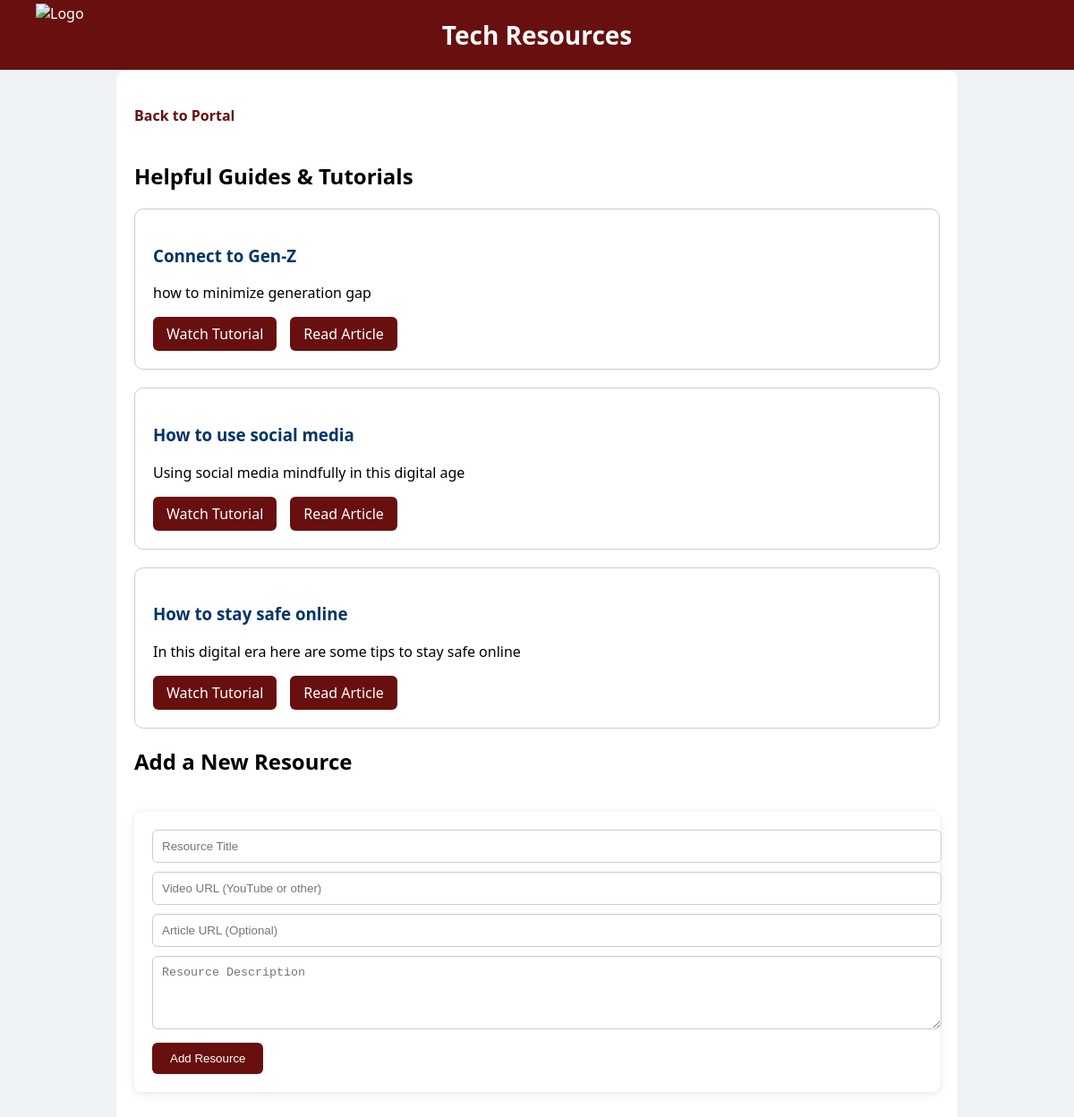
The app's page /Project/parents.TechResour.php with its own data.
### tables this page shows
CREATE TABLE `tech_resources` (
  `id` int(11) NOT NULL,
  `title` varchar(255) NOT NULL,
  `video_url` varchar(255) NOT NULL,
  `article_url` varchar(255) DEFAULT NULL,
  `description` text DEFAULT NULL,
  `created_at` timestamp NOT NULL DEFAULT current_timestamp()
);

### Project/parents.TechResour.php (the view, shortened to what this page needs)
<?php
$host = "localhost";
$user = "u655850112_site";
$pass = "Q0jAJnA][";
$db = "u655850112_site";
$conn = new mysqli($host, $user, $pass, $db);
$sql = "SELECT * FROM tech_resources ORDER BY created_at DESC";
$result = $conn->query($sql);
?>
<!DOCTYPE html>
<html lang="en">
<head>
</head>
<body>
    <header>
        <div class="header-left">
          <img src="./Images/logo0.png" alt="Logo" />
        </div>
        <h1 class="header-title">Tech Resources</h1>
    </header>
    <main>
    <a href="parentshub.html" class="back-link"
      ><i class="bi bi-arrow-left"></i> Back to Portal</a
    >
        <h2>Helpful Guides & Tutorials</h2>
        <?php while ($row = $result->fetch_assoc()): ?>
        <div class="resource">
            <h3><a href="<?= htmlspecialchars($row['video_url']) ?>" target="_blank"><?= htmlspecialchars($row['title']) ?></a></h3>
            <p><?= nl2br(htmlspecialchars($row['description'])) ?></p>
            <div class="resource-links">
                <a href="<?= htmlspecialchars($row['video_url']) ?>" target="_blank">Watch Tutorial</a>
                <?php if (!empty($row['article_url'])): ?>
                <a href="<?= htmlspecialchars($row['article_url']) ?>" target="_blank">Read Article</a>
                <?php endif; ?>
            </div>
        </div>
        <?php endwhile; ?>
        <h2>Add a New Resource</h2>
        <form method="POST">
            <input type="text" name="title" placeholder="Resource Title" required>
            <input type="url" name="video_url" placeholder="Video URL (YouTube or other)" required>
            <input type="url" name="article_url" placeholder="Article URL (Optional)">
            <textarea name="description" placeholder="Resource Description" rows="4" required></textarea>
            <button type="submit">Add Resource</button>
        </form>
    </main>
</body>
</html>

### Project/parents.TechResour.php (style rules this page uses)
body { font-family: 'Segoe UI', sans-serif; margin: 0; background: #eef2f7; }
header { background-color: #680f0f; color: white; padding: 20px 40px; display: flex; align-items: center; justify-content: center; position: relative; }
.header-left { position: absolute; left: 40px; display: flex; align-items: center; }
.header-left img { height: 70px; margin-right: 10px; }
.header-title { font-size: 28px; font-weight: bold; color: white; margin: 0; }
main { max-width: 900px; margin: auto; background: white; padding: 40px 20px; border-radius: 12px; }
.resource { padding: 20px; border: 1px solid #ccc; border-radius: 10px; margin-bottom: 20px; }
a { color: #023468; text-decoration: none; }
.back-link { display: inline-block; margin-bottom: 20px; color: #680f0f; text-decoration: none; font-weight: bold; }
.resource-links { margin-top: 10px; display: flex; gap: 15px; }
.resource-links a { padding: 8px 15px; background-color: #680f0f; color: white; border-radius: 6px; text-decoration: none; }
form { margin-top: 40px; padding: 20px; background-color: #fff; border-radius: 8px; box-shadow: 0 2px 10px rgba(0, 0, 0, 0.1); }
form input, form textarea { width: 100%; padding: 10px; margin-bottom: 10px; border-radius: 6px; border: 1px solid #ccc; }
form button { padding: 10px 20px; background-color: #680f0f; color: white; border: none; border-radius: 6px; cursor: pointer; }

### records on screen
tech_resources: title "Connect to Gen-Z", description "how to minimize generation gap"
tech_resources: title "How to use social media", description "Using social media mindfully in this digital age"
tech_resources: title "How to stay safe online", description "In this digital era here are some tips to stay safe online"
